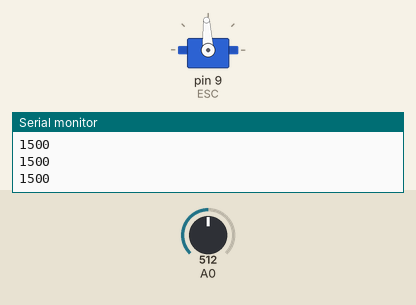
Recording of a sketch running on a simulated Arduino Uno, built with avr-gcc and run on an emulated ATmega328P. Shown: servo, the last lines printed to the serial monitor. Inputs (shaded band) come from the test bench; at power-on: A0 = 512.

Above: at 8.2 s.
8.3 s: A0 set to 716
At 8.7 s:
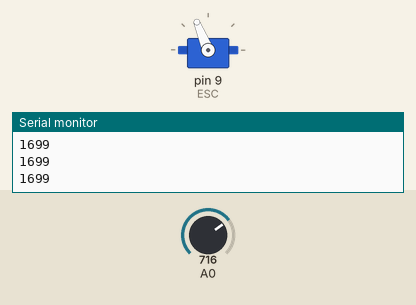
9.8 s: A0 set to 900
At 10.9 s:
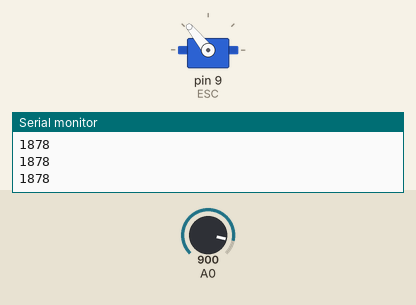
11.3 s: A0 set to 1023
At 12.0 s:
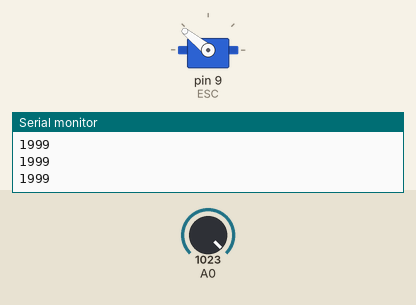
12.8 s: A0 set to 306
At 13.2 s:
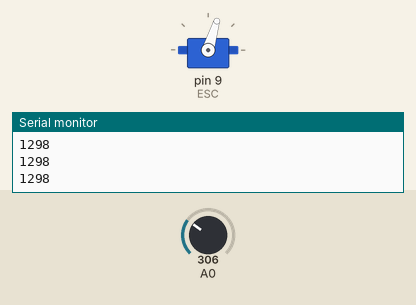
14.3 s: A0 set to 122
At 15.5 s:
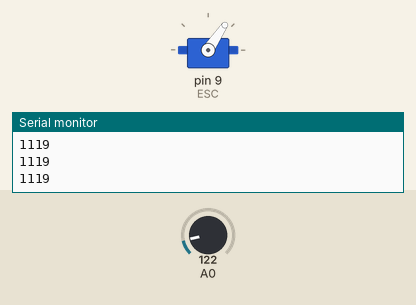
15.8 s: A0 set to 511
At 16.5 s:
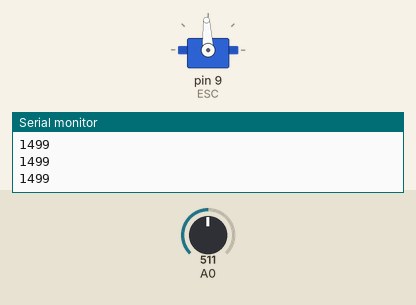
Timing chart, 0 to 18.3 s (numbered marks = the images above; inputs shaded):
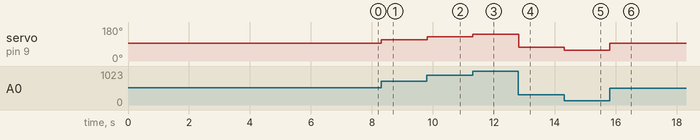

The sketch:

BrushlessESC.ino
```cpp
#include <Servo.h>

Servo ESC;

int potValue;

void setup() {
  // put your setup code here, to run once:
  Serial.begin(9600);
  ESC.attach(9);
  ESC.writeMicroseconds(1500);

  delay(7000);
}

void loop() {
  // put your main code here, to run repeatedly:
  potValue = analogRead(A0);
  potValue = map(potValue, 0, 1024, 1000, 2000);
  Serial.println(potValue);
  ESC.writeMicroseconds(potValue);
}
```

Measured:
- after the input at 8.3 s, servo on pin 9 (ESC): 93° → 112° at once
- after the input at 9.8 s, servo on pin 9 (ESC): 112° → 129° at once
- after the input at 11.3 s, servo on pin 9 (ESC): 129° → 141° at once
- after the input at 12.8 s, servo on pin 9 (ESC): 141° → 73° at once
- after the input at 14.3 s, servo on pin 9 (ESC): 73° → 56° at once
- after the input at 15.8 s, servo on pin 9 (ESC): 56° → 93° at once
